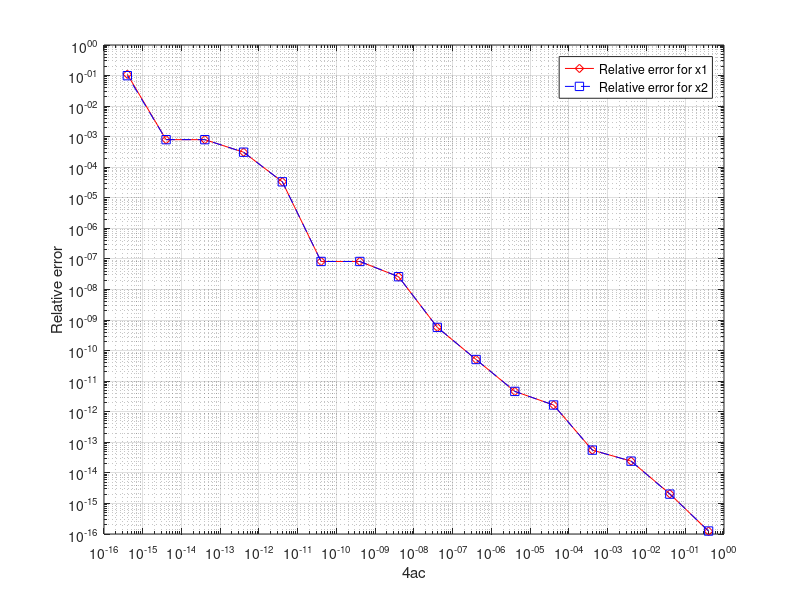

Reproduce this figure in MATLAB.
%Problem 3

% evaluate
%x1=(-b+sqrt(b^2-4*a*c))/(2*a);
%x2=(-b-sqrt(b^2-4*a*c))/(2*a);
%x1p=-2*c/(b+sqrt(b^2-4*a*c));
%x2p=-2*c/(b-sqrt(b^2-4*a*c));

%part a, b and c

 clc;clear;close all;
 format long
 a=1;
 b=1;
 for n = 1:20
      c=10^(-n);
      x1=(-b+sqrt(b^2-4*a*c))/(2*a);
      x2=(-b-sqrt(b^2-4*a*c))/(2*a);
      x1p=-2*c/(b+sqrt(b^2-4*a*c));
      x2p=-2*c/(b-sqrt(b^2-4*a*c));
      X(n,:)=[x1 x1p  x2  x2p ];
 end
 
 display ('x1, x1p, x2, x2p')
 for n = 1:20
     fprintf('% 5d %15.12e %15.12e %15.12e %15.12e\n',n, X(n,:))
 end

%At iteration n=17, x2p became infinite. 
%so n=1:16 is used for the evaluation of part d

%part d
for n =1:16
     c=10^(-n);
     xx(n)=4*a*c;
     y1(n)=[abs((X(n,1)-X(n,2))/X(n,2))];  % take x1p as accurate value
     y2(n)=[abs((X(n,4)-X(n,3))/X(n,3))];  % take x2  as accurate value
end
figure
loglog(xx,y1,'-rd')
hold on
loglog(xx,y2,'--bs')
xlabel('4ac')
ylabel('Relative error')
legend('Relative error for x1','Relative error for x2')
grid on
%end part d

